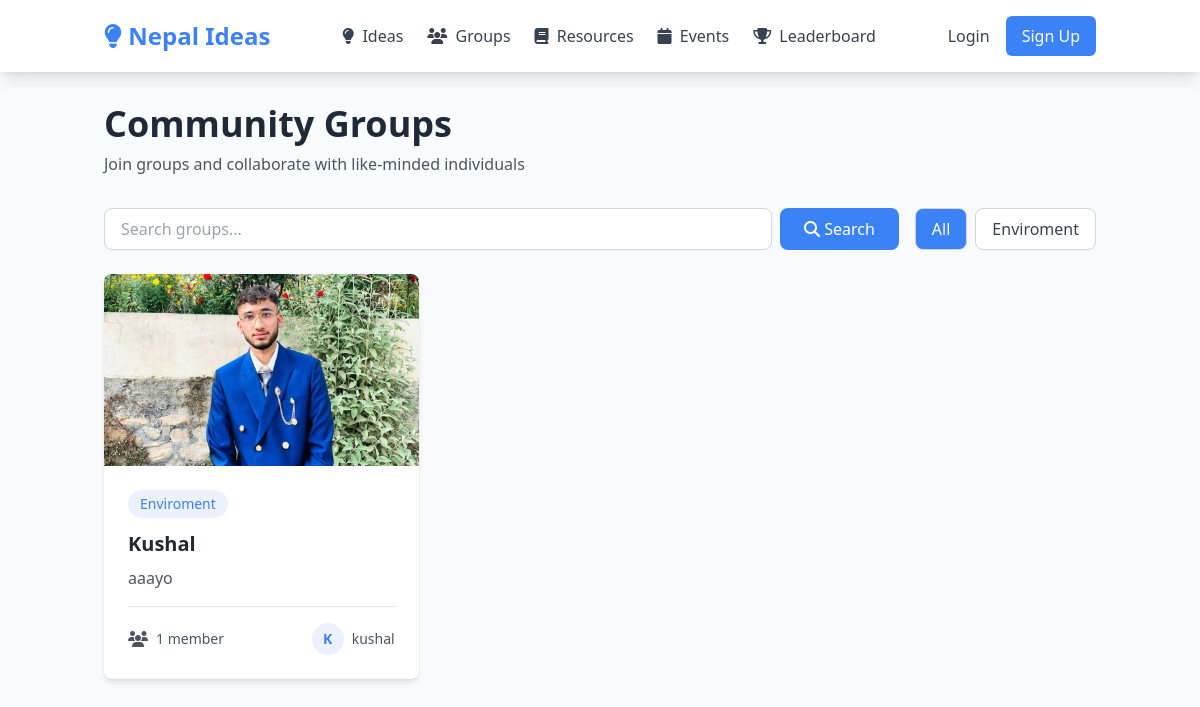
The app's page /groups/ with its own data.
### groups/models.py (models this page shows, shortened)
class Group(models.Model):
    name = models.CharField(max_length=200)
    slug = models.SlugField(max_length=220, unique=True, blank=True)
    description = models.TextField()
    topic = models.CharField(max_length=100)
    created_by = models.ForeignKey(settings.AUTH_USER_MODEL, on_delete=models.CASCADE, related_name='created_groups')
    members = models.ManyToManyField(settings.AUTH_USER_MODEL, through='GroupMembership', related_name='joined_groups')
    is_private = models.BooleanField(default=False)
    image = models.ImageField(upload_to='group_images/', blank=True, null=True)
    created_at = models.DateTimeField(auto_now_add=True)
    updated_at = models.DateTimeField(auto_now=True)
    class Meta:
        ordering = ['-created_at']

### users/models.py (models this page shows, shortened)
class User(AbstractUser):
    ROLE_CHOICES = [
        ('innovator', 'Innovator'),
        ('educator', 'Educator'),
        ('student', 'Student'),
        ('moderator', 'Moderator'),
        ('admin', 'Admin'),
    ]
    role = models.CharField(max_length=20, choices=ROLE_CHOICES, default='student')
    bio = models.TextField(blank=True, null=True)
    expertise = models.CharField(max_length=255, blank=True, null=True)
    profile_picture = models.ImageField(
        upload_to='profile_pics/',
        blank=True,
        null=True,
        validators=[FileExtensionValidator(allowed_extensions=['jpg', 'jpeg', 'png'])]
    )
    region = models.CharField(max_length=100, blank=True, null=True)
    skill_level = models.CharField(
        max_length=50,
        choices=[
            ('beginner', 'Beginner'),
            ('intermediate', 'Intermediate'),
            ('advanced', 'Advanced'),
            ('expert', 'Expert'),
        ],
        default='beginner'
    )
    followers = models.ManyToManyField(
        'self',
        symmetrical=False,
        related_name='following',
        blank=True
    )
    created_at = models.DateTimeField(auto_now_add=True)
    updated_at = models.DateTimeField(auto_now=True)
    class Meta:
        ordering = ['-created_at']

### groups/views.py (the view)
# urls.py: path('', views.group_list, name='list'),
def group_list(request):
    groups = Group.objects.select_related('created_by').annotate(
        member_count_total=Count('members', distinct=True)
    ).order_by('-created_at')
    category_filter = request.GET.get('category')
    if category_filter:
        groups = groups.filter(topic=category_filter)
    search_query = request.GET.get('q')
    if search_query:
        groups = groups.filter(
            Q(name__icontains=search_query) |
            Q(description__icontains=search_query) |
            Q(topic__icontains=search_query)
        ).distinct()
    paginator = Paginator(groups, 12)
    page_number = request.GET.get('page')
    page_obj = paginator.get_page(page_number)
    categories = Group.objects.values_list('topic', flat=True).distinct().order_by('topic')
    context = {
        'page_obj': page_obj,
        'categories': categories,
        'current_category': category_filter,
        'search_query': search_query,
    }
    return render(request, 'groups/list.html', context)

### templates/groups/list.html (shortened to what this page needs)
{% extends 'base.html' %}
{% load static %}
{% block content %}
<div class="container mx-auto px-4 py-8">
    <div class="flex justify-between items-center mb-8">
        <div>
            <h1 class="text-4xl font-bold text-gray-800">Community Groups</h1>
            <p class="text-gray-600 mt-2">Join groups and collaborate with like-minded individuals</p>
        </div>
    </div>
    <div class="mb-6 flex flex-wrap gap-4 items-center">
        <form method="get" class="flex-1 flex gap-2">
            <input type="text" name="q" value="{{ search_query|default:'' }}" placeholder="Search groups..." class="flex-1 px-4 py-2 border border-gray-300 rounded-lg focus:ring-2 focus:ring-primary focus:border-transparent">
            <button type="submit" class="bg-primary text-white px-6 py-2 rounded-lg hover:bg-blue-600 transition duration-200">
                <i class="fas fa-search"></i> Search
            </button>
        </form>
        <div class="flex gap-2 flex-wrap">
            <a href="{% url 'groups:list' %}" class="px-4 py-2 border border-gray-300 rounded-lg {% if not current_category %}bg-primary text-white{% else %}bg-white text-gray-700 hover:bg-gray-50{% endif %}">
                All
            </a>
            {% for category in categories %}
            <a href="?category={{ category }}" class="px-4 py-2 border border-gray-300 rounded-lg {% if current_category == category %}bg-primary text-white{% else %}bg-white text-gray-700 hover:bg-gray-50{% endif %}">
                {{ category }}
            </a>
            {% endfor %}
        </div>
    </div>
    {% if page_obj %}
    <div class="grid grid-cols-1 md:grid-cols-2 lg:grid-cols-3 gap-6">
        {% for group in page_obj %}
        <div class="bg-white rounded-lg shadow-md hover:shadow-xl transition duration-200 overflow-hidden">
            {% if group.image %}
            <div class="h-48 overflow-hidden">
                <img src="{{ group.image.url }}" alt="{{ group.name }}" class="w-full h-full object-cover">
            </div>
            {% else %}
            <div class="h-48 bg-gradient-to-br from-primary to-blue-600 flex items-center justify-center">
                <i class="fas fa-users text-6xl text-white opacity-50"></i>
            </div>
            {% endif %}
            <div class="p-6">
                <div class="flex items-center justify-between mb-3">
                    {% if group.topic %}
                    <span class="px-3 py-1 bg-primary/10 text-primary rounded-full text-sm font-medium">
                        {{ group.topic }}
                    </span>
                    {% endif %}
                </div>
                <h3 class="text-xl font-bold text-gray-800 mb-2 hover:text-primary transition duration-200">
                    <a href="{% url 'groups:detail' group.slug %}">{{ group.name }}</a>
                </h3>
                <p class="text-gray-600 mb-4 line-clamp-3">
                    {{ group.description|truncatewords:20 }}
                </p>
                <div class="flex items-center justify-between pt-4 border-t border-gray-200">
                    <div class="flex items-center text-gray-600">
                        <i class="fas fa-users mr-2"></i>
                        <span class="text-sm">{{ group.member_count_total }} member{{ group.member_count_total|pluralize }}</span>
                    </div>
                    <div class="flex items-center">
                        {% if group.created_by.profile_picture %}
                        <img src="{{ group.created_by.profile_picture.url }}" alt="{{ group.created_by.username }}" class="w-8 h-8 rounded-full mr-2">
                        {% else %}
                        <div class="w-8 h-8 rounded-full bg-primary/10 flex items-center justify-center mr-2">
                            <span class="text-primary text-sm font-semibold">{{ group.created_by.username|first|upper }}</span>
                        </div>
                        {% endif %}
                        <span class="text-sm text-gray-600">{{ group.created_by.username }}</span>
                    </div>
                </div>
            </div>
        </div>
        {% endfor %}
    </div>
    {% endif %}
</div>
{% endblock %}

### records on screen
Group: image (picture), topic "Enviroment", name "Kushal", description "aaayo", member_count_total "1", created_by.username|first "K", created_by.username "kushal"

### other values on screen
{{ category }} "Enviroment"
